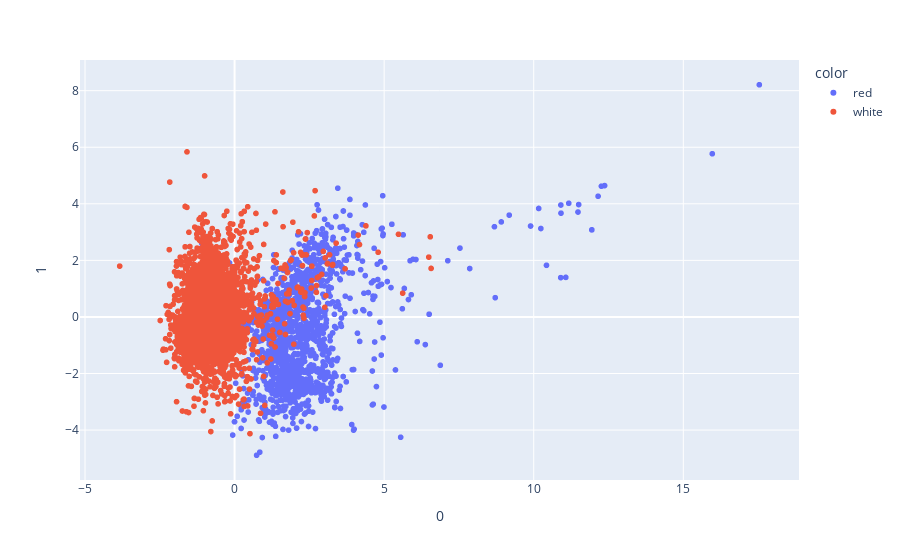

Write notebook code for a chart like this one.
### Code cell
pca = PCA(n_components=2)
components = pca.fit_transform(rescaled_X[list(rescaled_X)[:-1]])

fig = px.scatter(components, x=0, y=1, color=rescaled_X['color'])
fig.show()

### Figure 1 — Plotly figure (JSON) as saved in the notebook; plotly's stock layout.template omitted (floating-point values rounded to 4 significant figures; data arrays with more than 128 entries replaced by an {"elided": "..."} marker saying what was removed)
{"data": [{"hovertemplate": "color=red<br>0=%{x}<br>1=%{y}<extra></extra>", "legendgroup": "red", "marker": {"color": "#636efa", "symbol": "circle"}, "mode": "markers", "name": "red", "showlegend": true, "type": "scattergl", "x": {"elided": "1599 float values"}, "xaxis": "x", "y": {"elided": "1599 float values"}, "yaxis": "y"}, {"hovertemplate": "color=white<br>0=%{x}<br>1=%{y}<extra></extra>", "legendgroup": "white", "marker": {"color": "#EF553B", "symbol": "circle"}, "mode": "markers", "name": "white", "showlegend": true, "type": "scattergl", "x": {"elided": "4898 float values"}, "xaxis": "x", "y": {"elided": "4898 float values"}, "yaxis": "y"}], "layout": {"legend": {"title": {"text": "color"}, "tracegroupgap": 0}, "margin": {"t": 60}, "xaxis": {"anchor": "y", "domain": [0, 1], "title": {"text": "0"}}, "yaxis": {"anchor": "x", "domain": [0, 1], "title": {"text": "1"}}}}
